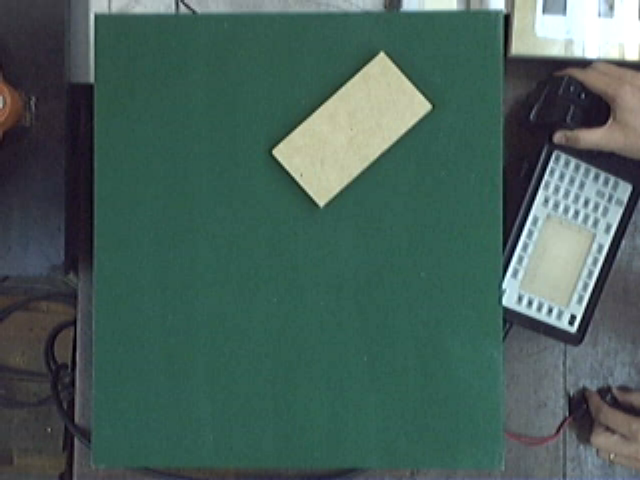
#> input picture 04_Computer_Vision_1/imgBloque1.bmp, 640 x 480 px
$ jupyter execute 02.Anotaciones_en_imagenes.ipynb   (shell and % lines are left out)
#> lines starting #> are read from the running program, lines starting #| are printed output that depends on the picture
# Anotaciones en imágenes

Funciones básicas para graficar líneas, círculos y texto

[cell 1]
# OpenCV-Python utiliza NumPy para el manejo de imágenes
import numpy as np
# cv2 es el módulo python para acceder a OpenCV
import cv2 as cv
# Usamos las poderosas herramientas de graficación de matplotlib para mostrar imágenes, perfiles, histogramas, etc
import matplotlib.pyplot as plt

#Si queremos que las imágenes sean mostradas en una ventana emergente quitar el inline

[cell 2]
img = cv.imread('imgBloque1.bmp')
#> img is the input picture: shape (480, 640, 3); mean B, G, R 89.6, 96.3, 70.9

# Dibujo una línea
# line(imagen,inicio,fin,color,ancho_linea,tipo_linea)
cv.line(img,(350,0),(350,410),(0,0,0),2,cv.LINE_AA)
cv.line(img,(250,0),(350,410),(0,0,255),2,cv.LINE_AA)
plt.imshow(img[...,::-1])

#### Tipos de líneas
Filled: cv.FILLED
4-connected line: cv.LINE_4
8-connected line: cv.LINE_8
Antialiased line: cv.LINE_AA

#### Explorar las posibilidades y buscar una explicación a las diferencias

#### Ejercicio:
Dibujar rectángulos (cv.rectangle)
elipses (cv.ellipse)
círculos (cv.circle)
polígonos (cv.polylines)

#### Ejercicio:
Mostrar una versión en tonos de grises de la imagen con una línea roja dibujada

[cell 3]
# Escribo texto en la imagen
# cv.putText(imagen,texto,posicion,fuente,escala,color,espesor,tipo_linea)

cv.putText(img,'Holaaaaaa',(350,100),cv.FONT_HERSHEY_SIMPLEX,1,(0,0,255),2,cv.LINE_AA)


cv.circle(img, (200,20), 50, (255,0,0), cv.LINE_AA)
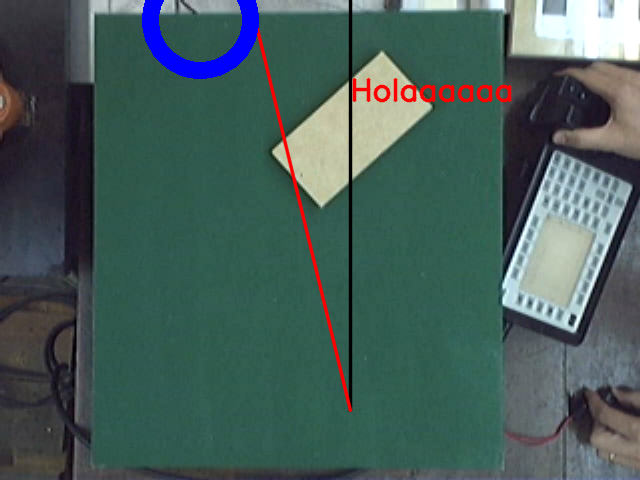
#> img: shape (480, 640, 3); mean B, G, R 90.1, 93.6, 71.3
plt.imshow(np.uint8(img[...,::-1].mean(axis=-1)),cmap = 'gray', vmin=0, vmax=255)
plt.show()
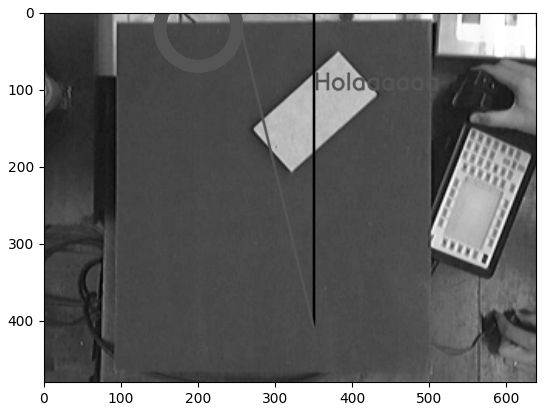
#> figure drawn by matplotlib, 1 panel

$ run again, with 04_Computer_Vision_1/imgBloque2.bmp copied over 04_Computer_Vision_1/imgBloque1.bmp
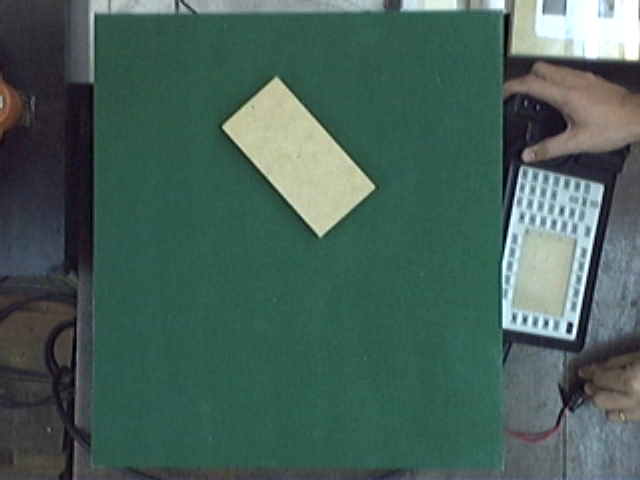
#> input picture 04_Computer_Vision_1/imgBloque2.bmp, 640 x 480 px
#> img is the input picture: shape (480, 640, 3); mean B, G, R 89.7, 97.4, 70.9
#> `cv.circle(img, (200,20), 50, (255,0,0), cv.LINE_AA)`:
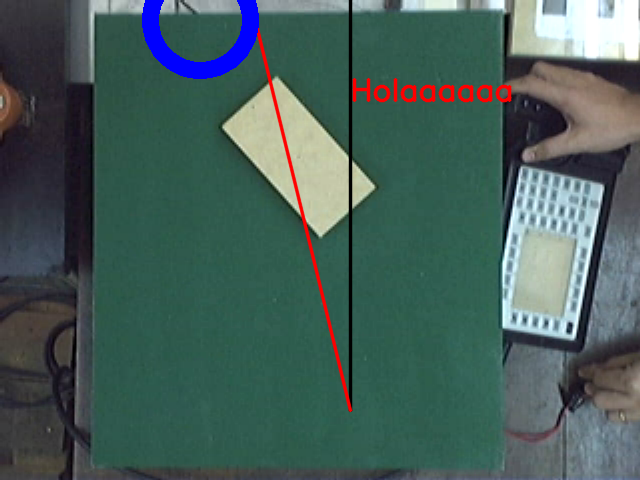
#> img: shape (480, 640, 3); mean B, G, R 90.3, 94.8, 71.4
#> `plt.show()`:
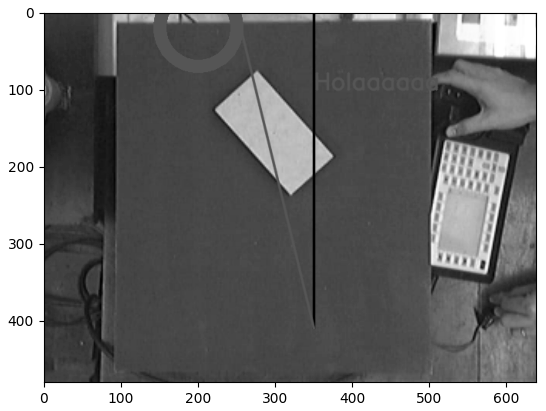
#> figure drawn by matplotlib, 1 panel

$ run again, with 04_Computer_Vision_1/arandelas.png saved as 04_Computer_Vision_1/imgBloque1.bmp
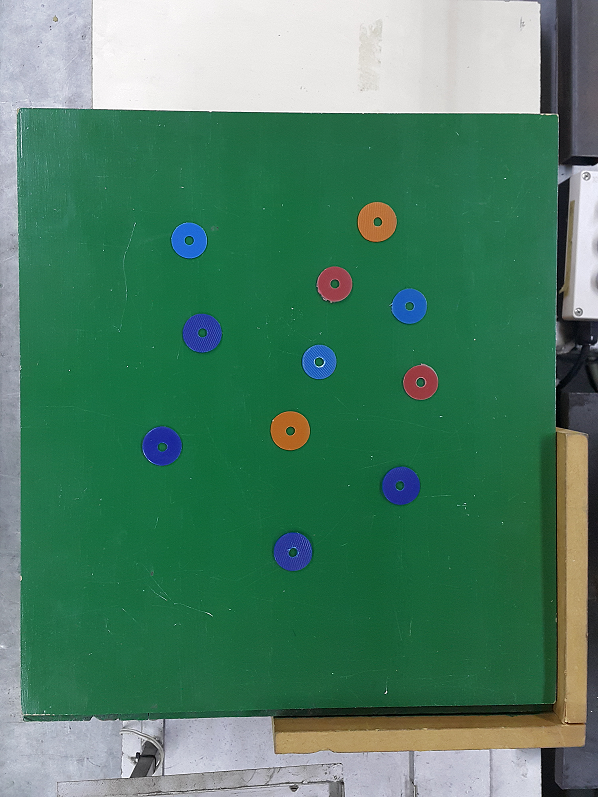
#> input picture 04_Computer_Vision_1/arandelas.png, 598 x 797 px
#> img is the input picture: shape (797, 598, 3); mean B, G, R 101.8, 127.5, 77.5
#> `cv.circle(img, (200,20), 50, (255,0,0), cv.LINE_AA)`:
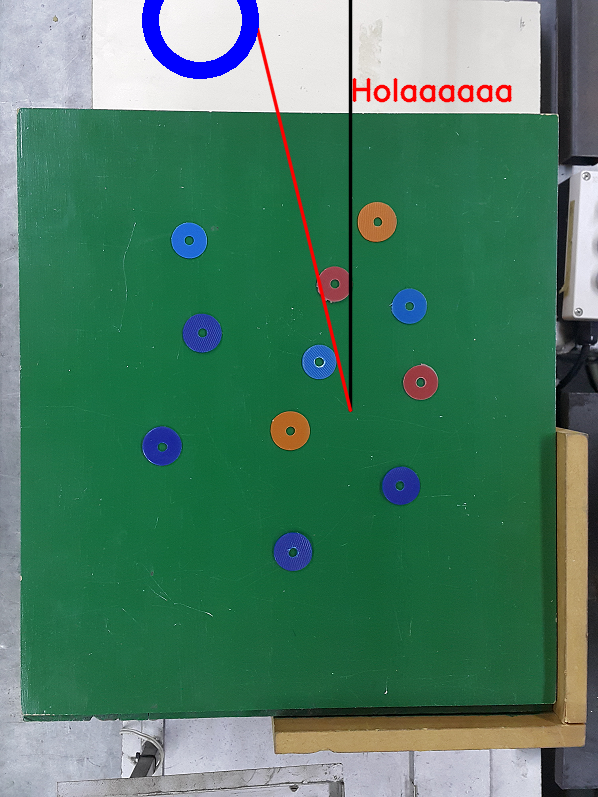
#> img: shape (797, 598, 3); mean B, G, R 100.7, 124.4, 76.1
#> `plt.show()`:
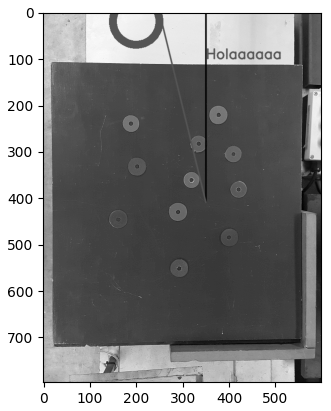
#> figure drawn by matplotlib, 1 panel
